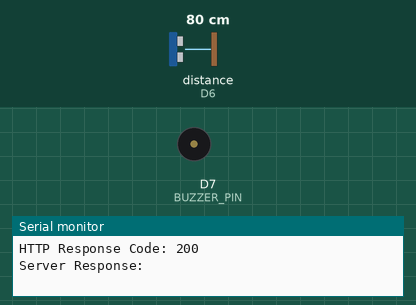
Recording of a sketch running on a simulated ESP8266 (NodeMCU). Shown: buzzer (waves = sounding, pin HIGH), the last lines printed to the serial monitor. Wiring (inferred from the names in the program): ultrasonic range finder: trigger D5; echo D6. The test bench sets the inputs (shaded band); at power-on: distance to the obstacle (sensor on D6) 80 cm. The echo pulse lasts 58.3 µs per cm; WiFi joins after 1.5 s; servers stay silent unless stated; uploads are accepted with an empty reply; pins used as bus, display or sensor lines are not drawn.

Above: at 2.7 s.
2.8 s: distance to the obstacle (sensor on D6) set to 9 cm
8.6 s: distance to the obstacle (sensor on D6) set to 6 cm
At 12.09 s:
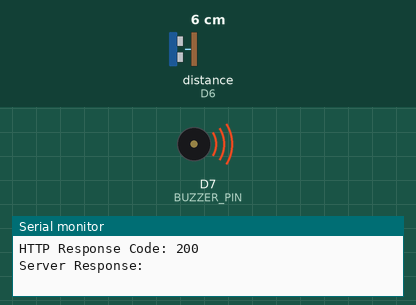
Timing chart, 0 to 25.2 s (numbered marks = the images above; inputs shaded):
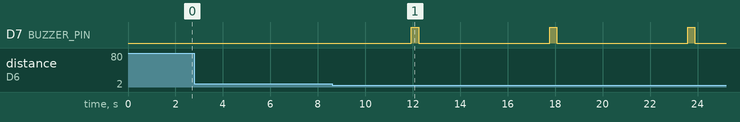

The sketch:

Flood_detection_done_final_.ino
```cpp
#include <ESP8266WiFi.h>
#include <ESP8266HTTPClient.h>

// ================= WIFI =================

const char* ssid = "Vivek";
const char* password = "00000000";

// ================= NODE SERVER =================

String serverUrl = "http://10.143.216.76:3000/flood";

// ================= PINS =================

#define TRIG_PIN D5
#define ECHO_PIN D6
#define BUZZER_PIN D7

// ================= VARIABLES =================

long duration;
float distance;

// ================= VADODARA AREAS =================

String areas[] = {

  "Karelibaug",
  "Manjalpur",
  "Waghodia Road",
  "Subhanpura",
  "Akota",
  "Alkapuri",
  "Gotri",
  "Harni",
  "Fatehgunj",
  "Sayajigunj"

};

// Total Areas

int totalAreas = 10;

// Current Area Index

int currentArea = 0;

// =========================================

void setup() {

  Serial.begin(115200);

  pinMode(TRIG_PIN, OUTPUT);

  pinMode(ECHO_PIN, INPUT);

  pinMode(BUZZER_PIN, OUTPUT);

  digitalWrite(BUZZER_PIN, LOW);

  // ================= WIFI =================

  WiFi.mode(WIFI_STA);

  WiFi.begin(ssid, password);

  Serial.print("Connecting To WiFi");

  while (WiFi.status() != WL_CONNECTED) {

    delay(500);

    Serial.print(".");
  }

  Serial.println("");

  Serial.println("WiFi Connected");

  Serial.print("ESP IP Address: ");

  Serial.println(WiFi.localIP());
}

// =========================================

void loop() {

  // ================= ULTRASONIC SENSOR =================

  digitalWrite(TRIG_PIN, LOW);

  delayMicroseconds(2);

  digitalWrite(TRIG_PIN, HIGH);

  delayMicroseconds(10);

  digitalWrite(TRIG_PIN, LOW);

  duration = pulseIn(ECHO_PIN, HIGH, 30000);

  // ================= DISTANCE =================

  distance = duration * 0.034 / 2;

  // ================= INVALID CHECK =================

  if (distance <= 0 || distance > 400) {

    Serial.println("Invalid Distance Reading");

    delay(2000);

    return;
  }

  // ================= FLOOD STATUS =================

  String floodStatus;

  if (distance > 15) {

    floodStatus = "Safe";

    digitalWrite(BUZZER_PIN, LOW);
  }

  else if (distance > 7) {

    floodStatus = "Warning";

    digitalWrite(BUZZER_PIN, LOW);
  }

  else {

    floodStatus = "Flood";

    digitalWrite(BUZZER_PIN, HIGH);

    delay(300);

    digitalWrite(BUZZER_PIN, LOW);

    delay(300);
  }

  // ================= CURRENT AREA =================

  String currentAreaName = areas[currentArea];

  // ================= SERIAL OUTPUT =================

  Serial.println("--------------------------------");

  Serial.print("Current Area: ");

  Serial.println(currentAreaName);

  Serial.print("Distance: ");

  Serial.print(distance);

  Serial.println(" cm");

  Serial.print("Flood Status: ");

  Serial.println(floodStatus);

  // ================= SEND DATA =================

  if (WiFi.status() == WL_CONNECTED) {

    WiFiClient client;

    HTTPClient http;

    Serial.println("Connecting To Node Server...");

    http.begin(client, serverUrl);

    http.addHeader("Content-Type", "application/json");

    // ================= JSON DATA =================

    String jsonData =
    "{"
    "\"sensor_id\":\"FS-001\","
    "\"sensor_name\":\"Flood Sensor\","
    "\"area_name\":\"" + currentAreaName + "\","
    "\"water_level\":" + String(distance, 2) + ","
    "\"flood_status\":\"" + floodStatus + "\""
    "}";

    Serial.println("Sending JSON:");

    Serial.println(jsonData);

    int httpResponseCode = http.POST(jsonData);

    Serial.print("HTTP Response Code: ");

    Serial.println(httpResponseCode);

    String response = http.getString();

    Serial.print("Server Response: ");

    Serial.println(response);

    http.end();
  }

  else {

    Serial.println("WiFi Disconnected");
  }

  // ================= NEXT AREA =================

  currentArea++;

  // Restart From First Area

  if (currentArea >= totalAreas) {

    currentArea = 0;
  }

  // ================= DELAY =================

  delay(5000);
}
```

Measured:
- the behaviour switches between 8 and 7 cm on distance to the obstacle (sensor on D6) (found by bisection; images 0 and 1)
- after the input at 8.6 s, D7 (BUZZER_PIN): alternates HIGH for 0.30 s and LOW for 5.5 s, starting after 3.3 s
